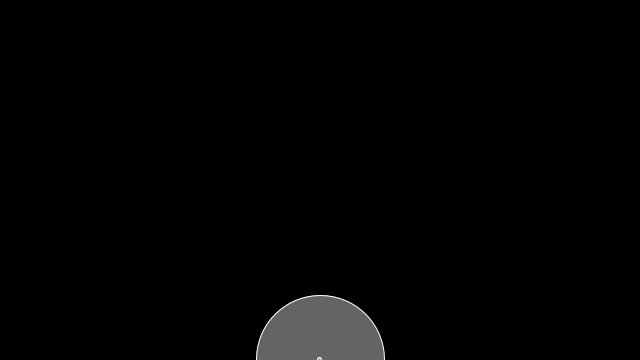
Frame 1 (no input)
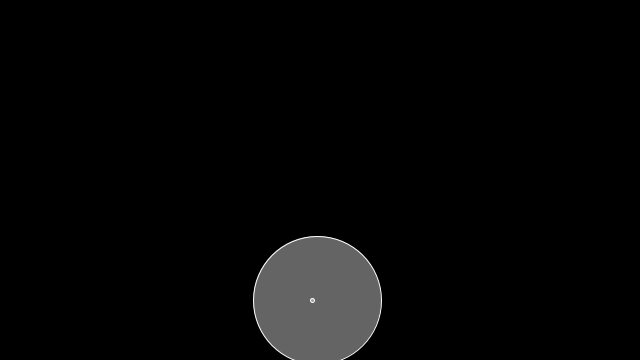
Frame 60 (the mouse pressed at the canvas centre just before this capture)
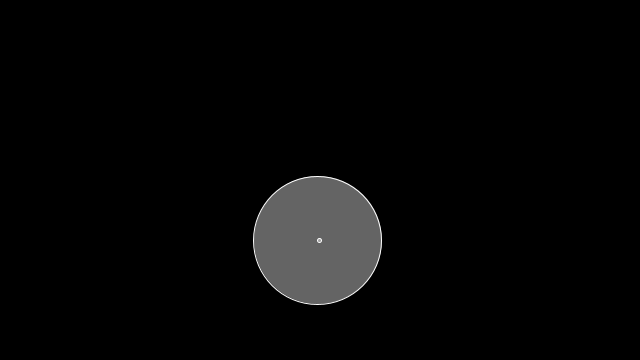
Frame 120 (the mouse held since frame 60 and released just before this capture)

The Processing sketch that drew these frames (run headless with seeded random() and noise(); from frame 60 on, the mouse is pressed at the canvas centre):

// Processing sketch: BubbleExample
// ── BubbleExample.pde


Bubble b1;
Bubble b2;

void setup() {
  size(640,360);
  b1 = new Bubble(128);
  b2 = new Bubble(4);
}

void draw() {
  background(0);
  b1.ascend();
  b2.ascend();
  b1.display();
  b2.display();
}

void mousePressed() {
  //b.pop(); 
}




// ── Bubble.pde
class Bubble {
  float x;
  float y;
  float diameter;
  
  // The Constructor!
  // The Bubble's "setup"
  Bubble(float tempDiam) {
    x = width/2;
    y = height;
    diameter = tempDiam;
  }
  
  void ascend() {
    x = x + random(-1,1);
    y = y - 1; 
    
    if (y < 0) {
      y = height; 
    }
  }

  void display() {
    fill(255,100);
    stroke(255);
    ellipse(x,y,diameter,diameter); 
  }
  
}
